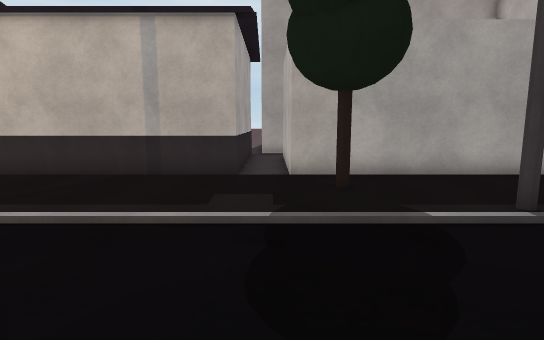
[1] (above)

19 first-person views from a walk through a Unity game level. The camera is 1.4 m above the floor, tilts 8° down and sees 80° across. Doors are open. The floor is counted in squares, 1 m on a side. Each view is taken from the middle of a square. On the plan, view 1 faces up. The plan holds only what a view shows up to about 15 squares ahead; the rest is blank. The place goes on beyond the plan. Some surface patterns are stand-ins.

[2]
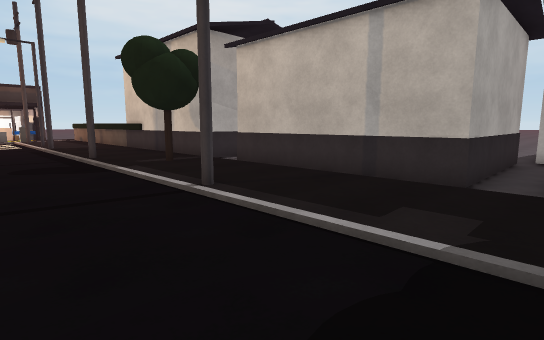

[3]
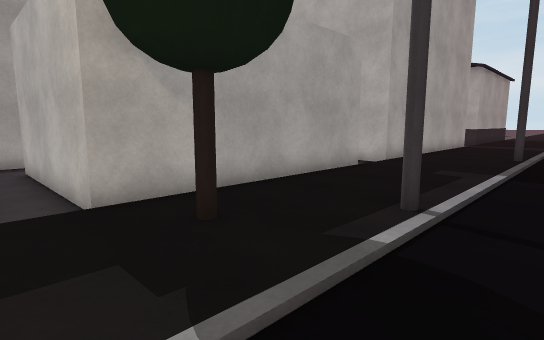

[4]
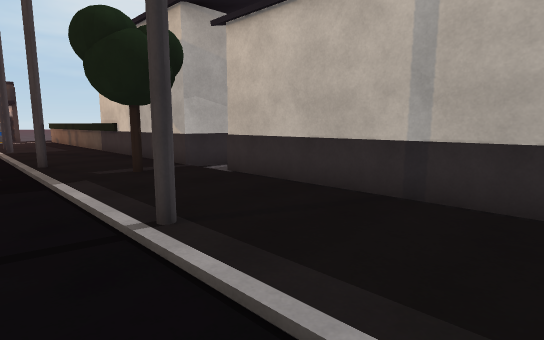

[5]
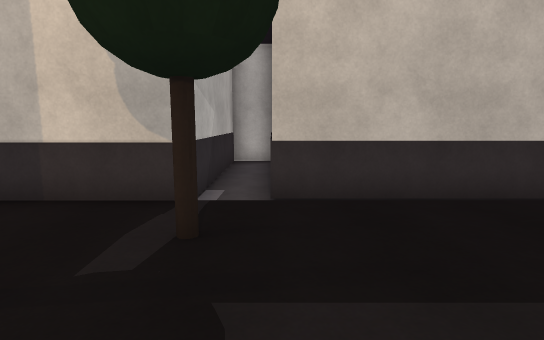

[6]
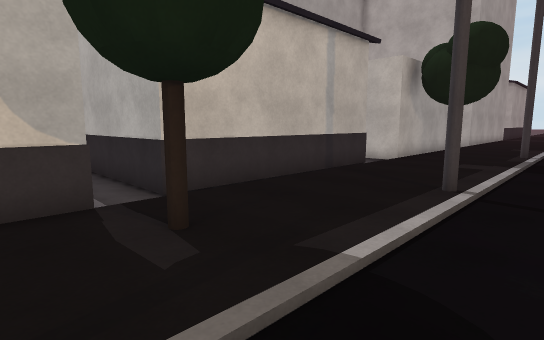

[7]
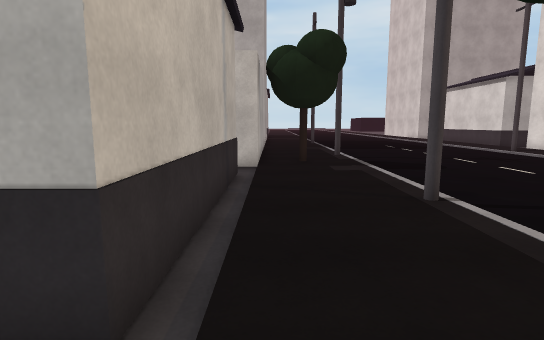

[8]
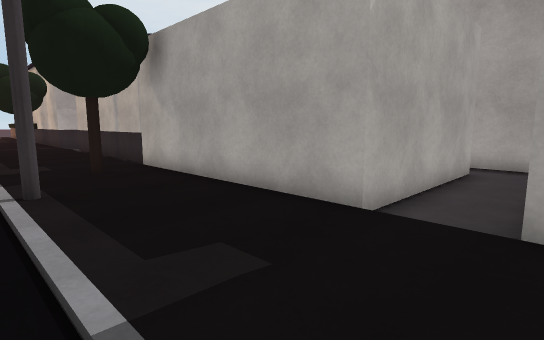

[9]
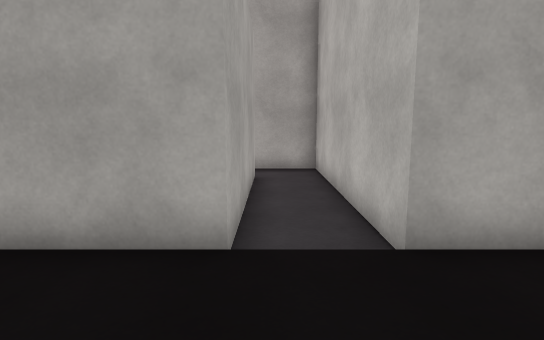

[10]
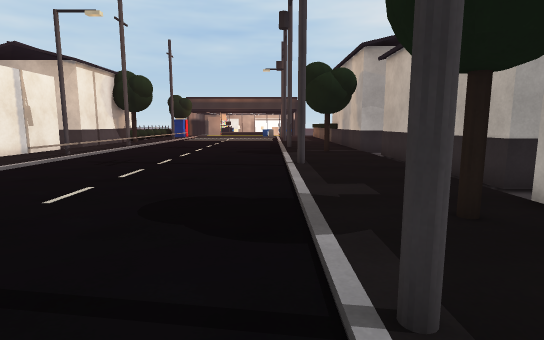

[11]
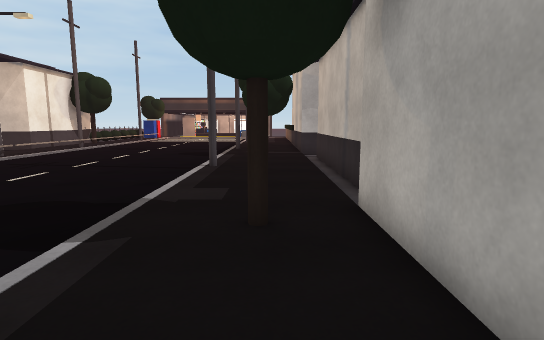

[12]
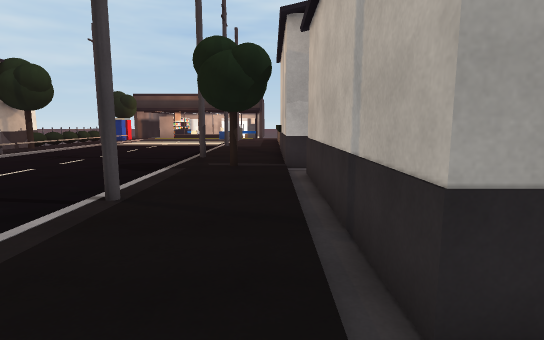

[13]
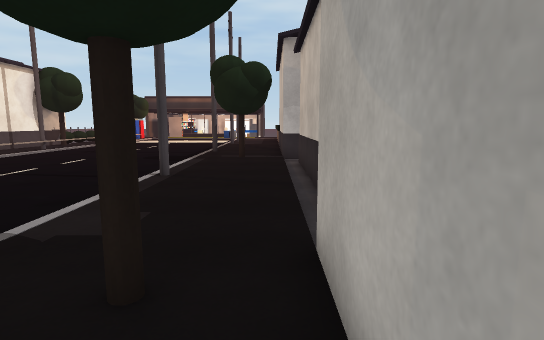

[14]
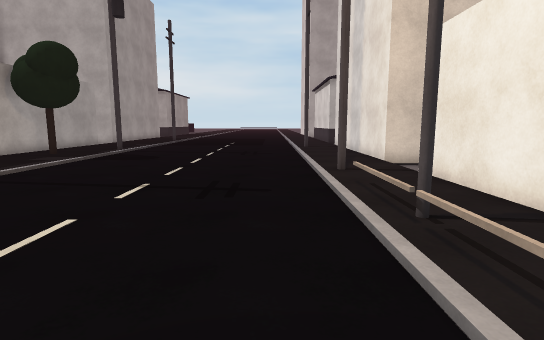

[15]
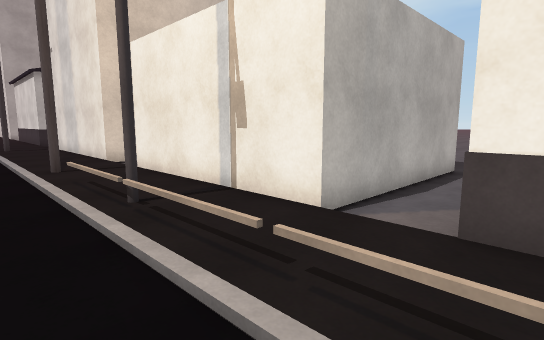

[16]
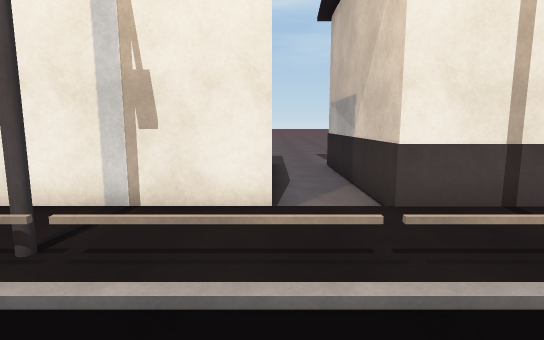

[17]
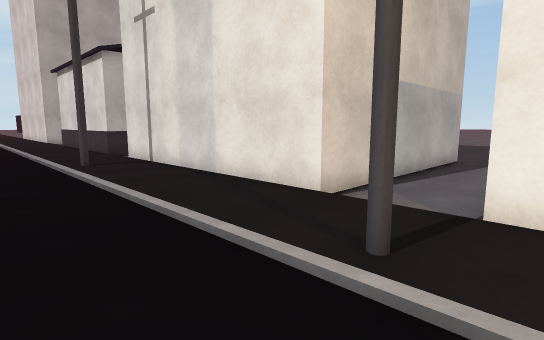

[18]
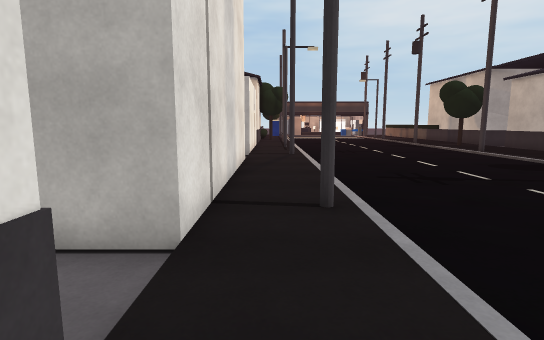

[19]
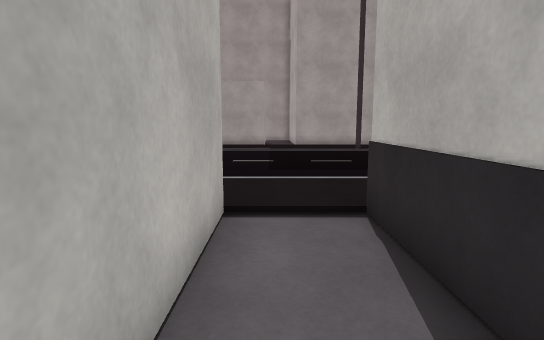

### Floor plan
Key: @ floor where view 1 was taken; # wall or solid block; . floor; / step, stairs or slope; O other object.
Columns run from 14 left of view 1 to 12 right of it. Each row starts with its distance up from view 1.
 16     ##       .##      ####
 15    O.O       O..      ...#
 14    O.O       O.#      #..#
 13    O.O       O.#      #..#
 12    O.O       O.#      #..#
 11   OO.O       O.#      #..#
 10    O.O       O.#      #..#
  9 OOOO.OOOOOOOOO.########..##
  8 ...........................
  7 ....O..........OO..........
  6 ...........................
  5 .#.......#........#........
  4 ................... .... .
  3 ...................  ..
  2 ...................  ...
  1 ...................  ...
  0 ..............@..... ...
 -1 ........................
 -2 ...........................
 -3 ...........................
 -4 ...........................
 -5 //////O//..#.........#.....
 -6 ../........................
 -7 OO/########//##########//OO
 -8  O.#       ..#        #..O
 -9  O.#       ..#        #..O
-10  O.#       ..#        #..O
-11  O.#       ..#        #
-12  O.#       ..#         .
-13  O.#       ..#
-14  ..#       ..#
-15  ...        .#
-16  ...        .#
-17  ..         ..
-18             ..

Where each view was taken, in squares from view 1:
view 1: 0 up, 0 right, facing up
view 2: 1 up, 1 right, facing up-left
view 3: 3 up, 1 left, facing up-right
view 4: 3 up, 1 left, facing up-left
view 5: 3 up, 9 left, facing up
view 6: 3 up, 12 left, facing up-right
view 7: 8 up, 11 left, facing right
view 8: 4 up, 11 right, facing up-left
view 9: 5 up, 9 right, facing up
view 10: 4 up, 6 right, facing left
view 11: 7 up, 6 right, facing left
view 12: 8 up, 1 right, facing left
view 13: 8 up, 4 right, facing left
view 14: 3 down, 13 left, facing right
view 15: 3 down, 14 left, facing down-right
view 16: 2 down, 11 left, facing down
view 17: 2 down, 5 left, facing down-right
view 18: 6 down, 12 right, facing left
view 19: 12 down, 9 right, facing up
